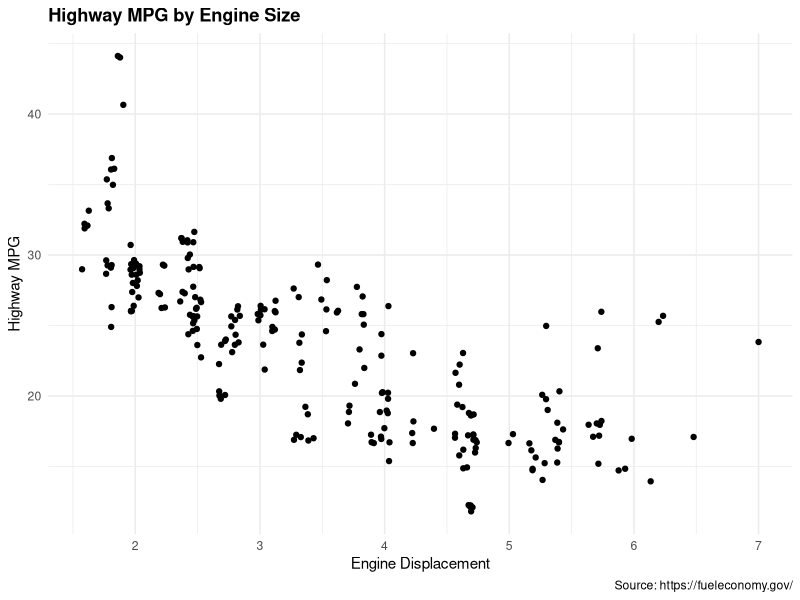

This chart was generated by the following R code:
## ---- chunk 1
answers = FALSE

library(ggplot2)
## ---- chunk 2
library(ggplot2)

mpg = data.frame(mpg)
## ---- chunk 3
ggplot(mpg) +
  aes(x = displ, y = hwy) +
  geom_jitter(size = 1.5) +
  labs(
    x = "Engine Displacement",
    y = "Highway MPG",
    title = "Highway MPG by Engine Size",
    caption = "Source: https://fueleconomy.gov/"
  ) +
  theme_minimal() +
  theme(plot.title = element_text(face = "bold"))
## ---- chunk 4
cat("
::: {.answer}
mpg$labels = mpg$model
:::
")
## ---- chunk 5
cat('
::: {.answer}
ggplot(mpg) +
  aes(x = displ, y = hwy, label = labels) +
  geom_jitter(size = 1.5) +
  labs(
    x = "Engine Displacement",
    y = "Highway MPG",
    title = "Highway MPG by Engine Size",
    caption = "Source: https://fueleconomy.gov/"
  ) +
  geom_text(vjust=-1) +
  theme_minimal() +
  theme(plot.title = element_text(face = "bold"))
:::
')
## ---- chunk 6
cat('
::: {.answer}

:::
')
